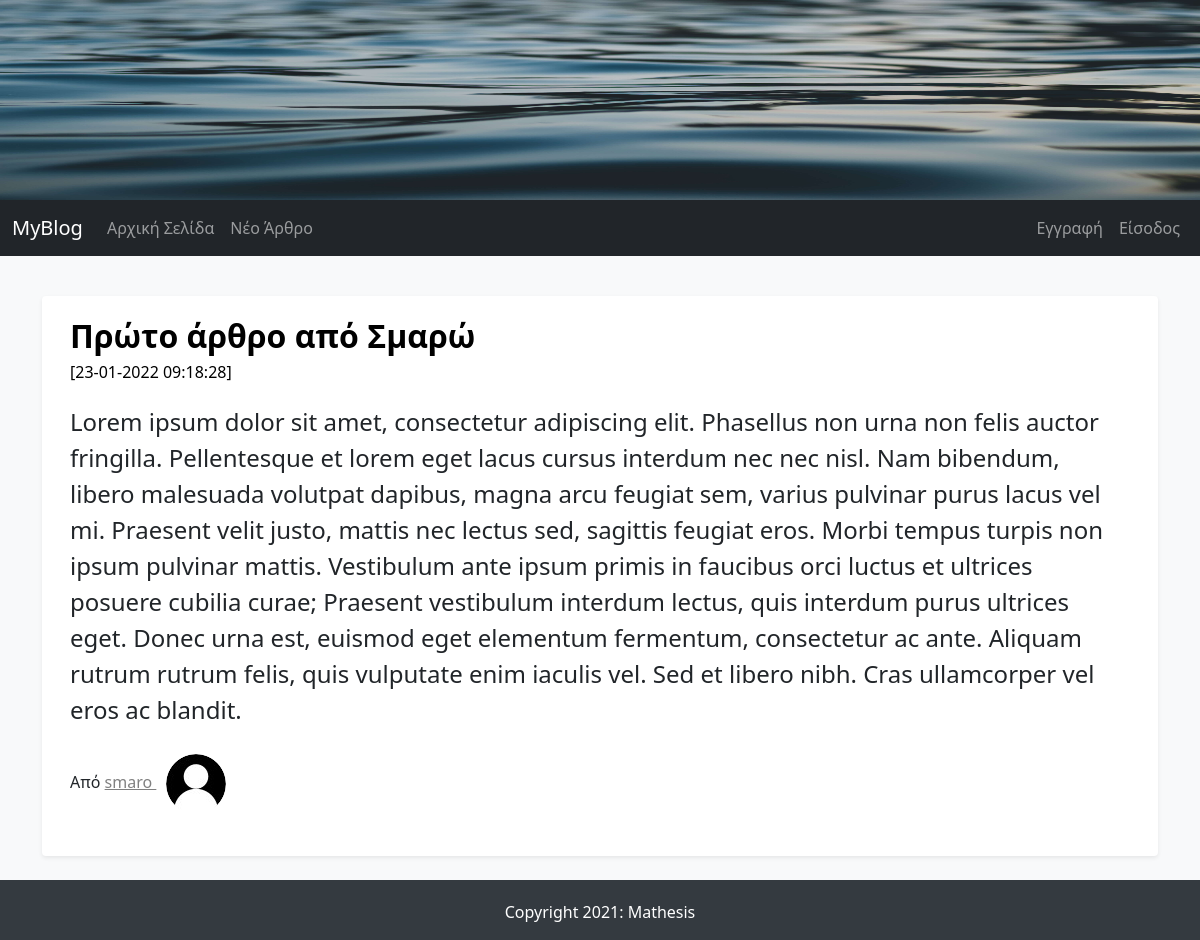
The app's page /full_article/4, older data.
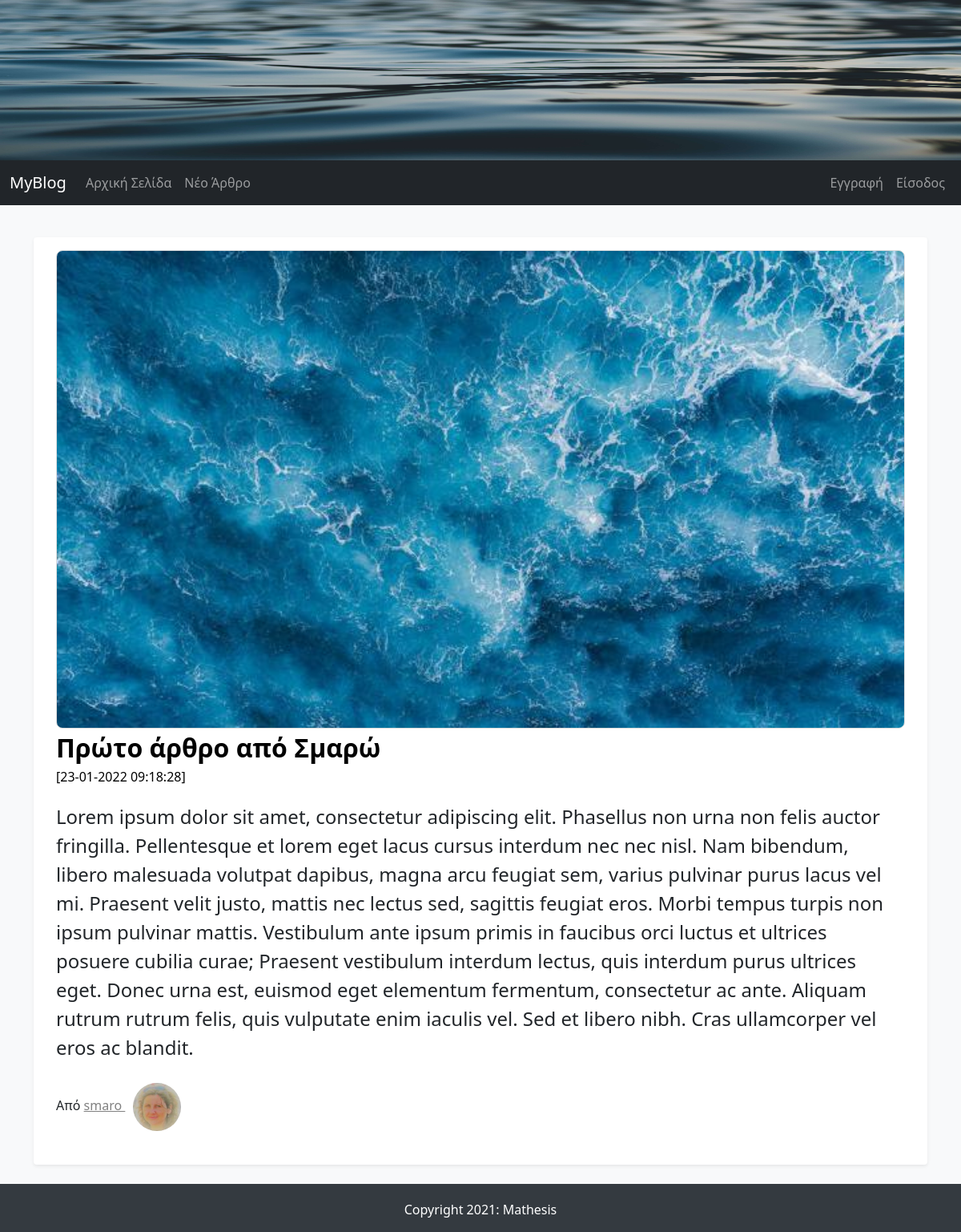
The same page, newer data.
### FlaskBlogApp/models.py (models this page shows, shortened)
class User(db.Model, UserMixin):
    id = db.Column(db.Integer, primary_key=True)
    username = db.Column(db.String(15), unique=True, nullable=False)
    email = db.Column(db.String(150), unique=True, nullable=False)
    password = db.Column(db.String(36), nullable=False)
    profile_image = db.Column(db.String(30), default='default_profile_image.jpg')
    articles = db.relationship('Article', backref='author', lazy=True)

class Article(db.Model):
    id = db.Column(db.Integer, primary_key=True)
    article_title = db.Column(db.String(50), nullable=False)
    article_body = db.Column(db.Text(), nullable=False)
    article_image = db.Column(db.String(30), nullable=False, default='default_article_image.jpg')
    date_created = db.Column(db.DateTime, nullable=False, default=datetime.utcnow)
    user_id = db.Column(db.Integer, db.ForeignKey('user.id') , nullable=False)

### FlaskBlogApp/routes.py (the view)
@app.route("/full_article/<int:article_id>", methods=["GET"])
def full_article(article_id):
    article = Article.query.get_or_404(article_id)
    return render_template("full_article.html", article=article)

### FlaskBlogApp/templates/full_article.html (shortened to what this page needs)
{% extends "base.html" %}
{% block content %}
<main role="main" class="container">
{% if article %}
<div class="row my-3 p-3 bg-body rounded shadow-sm">
    <div class="col col-md-12">
        {% if article.article_image and article.article_image != 'default_article_image.jpg' %}
            <img src="{{ url_for('static', filename='images/articles_images/'+article.article_image) }}" alt="" class="img-responsive a_image" width="100%">
        {% endif %}
    </div>
    <div class="col col-md-12">
    <div class="main-article-title">
        {{ article.article_title | safe }}
    </div>
    <small class="article_date">[{{ article.date_created.strftime('%d-%m-%Y  %H:%M:%S' ) }}]</small>
    <p class="main-article-partial-text">
        {{ article.article_body  | safe }}
    </p>
    <p class="">Από
        <span>
        <a class="author-name" href="{{ url_for('articles_by_author',author_id=article.author.id) }}"> {{ article.author.username }}
            <img class="rounded-circle profile-image" alt="{{ article.author.username }}" src="{{ url_for('static', filename='images/profiles_images/'+article.author.profile_image) }}" data-holder-rendered="true" data-bs-toggle="tooltip" data-bs-placement="top" title="{{ article.author.username }}">
        </a>
        </span>
    </p>
    </div>
</div>
{% endif %}
</main>
{% endblock content %}

Row changes from the older to the newer data that the page shows:
changed Article "Πρώτο άρθρο από Σμαρώ": article_image: picture added
changed User "smaro": profile_image: picture added in place of a placeholder
